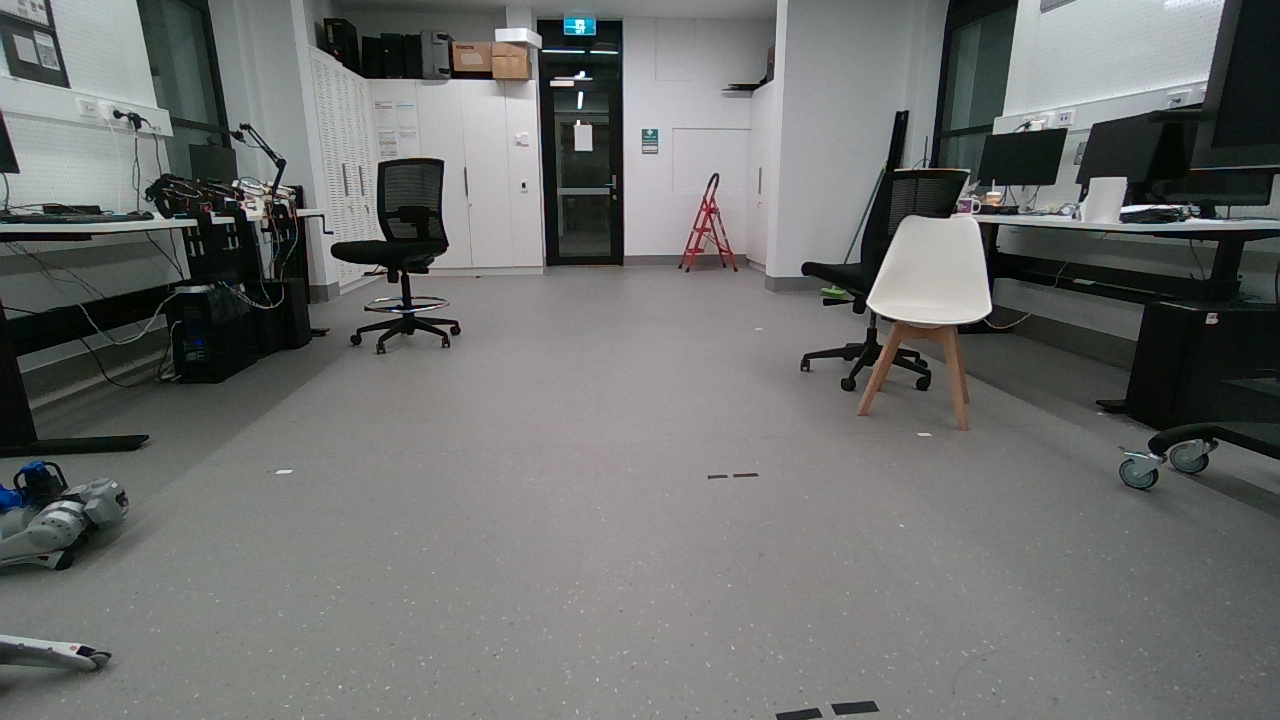
#> input picture booster-k1-vln-v1/build_combinded_grid_image/k1_front_20260917_104944.png, 1280 x 720 px; its folder holds 4 pictures in this run
$ python build_combinded_grid_image.py
#> lines starting #> are read from the running program, lines starting #| are printed output that depends on the picture; after the words box and inside, x2 and y2 are one past the last pixel; in counts of white or black regions, pixels touching at a corner belong together
### booster-k1-vln-v1/build_separate_grid_images/build_separate_grid_images.py
"""
Booster K1 - Build a grid overlay on EACH view (separate images).

Standalone component for the Booster K1 VLN pipeline. It does NOT import from
Zerui's server/client code.

Why separate images (not a stitched strip): the views are sent to the LLM as
individual images. That keeps each view at full resolution inside the model's
tile budget, avoids the ultra-wide-aspect squish of a stitched strip, and gives
a clean per-view coordinate frame. (Zerui's own server also sends the views as
separate images and only stitches for debugging.)

Input  : 3 images  -> k1_front_*, k1_left_*, k1_right_*  (1280x720)
Output : 3 images  -> grid_front.png, grid_left.png, grid_right.png
The input images are never modified; we read a copy and write new files.

No shrinking. The output keeps the input resolution (1280x720) and the grid is
drawn INSIDE that frame, so the 0-1000 coordinate system spans the whole image
exactly. That means a point the model returns maps straight back to a pixel with
    x = u / 1000 * width ,  y = v / 1000 * height
regardless of any internal resize the model does on its side (the 0-1000 grid is
resolution independent, so it stays valid for Gemini / GPT / Claude / Qwen-VL).

Coordinate system drawn on each view (0 .. COORD_MAX on BOTH axes):
    u = horizontal : 0 = left edge, 1000 = right edge
    v = vertical   : 0 = top edge,  1000 = bottom edge

Run it directly:
    python build_separate_grid_images.py
"""

from pathlib import Path
import cv2
import numpy as np

# ----------------------------- configuration -----------------------------

COORD_MAX = 1000          # LLM coordinate range on each axis (0 .. COORD_MAX)
GRID_STEP = 100           # draw a grid line every 100 coordinate units
LABEL_STEP = 200          # write a number label every 200 units (every 2nd line)
GRID_ALPHA = 0.45         # grid line opacity (0 = invisible, 1 = solid)

# Colors are BGR because we read/write with OpenCV (not RGB).
LINE_COLOR = (210, 210, 210)      # light gray grid lines
LINE_THICKNESS = 1
LABEL_TEXT_COLOR = (0, 255, 255)  # yellow coordinate labels
LABEL_BG_COLOR = (0, 0, 0)        # black box behind labels for readability
TAG_TEXT_COLOR = (255, 255, 255)  # white text on the colored view tag

# Per-view identity: a distinct, "speakable" color + a tag label.
VIEW_STYLES = {
    "front": {"color": (60, 190, 60),  "tag": "FRONT VIEW", "out": "grid_front.png"},  # green
    "left":  {"color": (40, 150, 250), "tag": "LEFT VIEW",  "out": "grid_left.png"},   # orange
    "right": {"color": (240, 130, 40), "tag": "RIGHT VIEW", "out": "grid_right.png"},  # blue
}
VIEW_ORDER = ["front", "left", "right"]

# Sizes (pixels), tuned for a ~1280-wide native view.
BORDER_THICKNESS = 8      # colored identity border, drawn inset so size is kept
TAG_PADDING = 8           # padding inside the view-name tag box

FONT = cv2.FONT_HERSHEY_SIMPLEX
LABEL_FONT_SCALE = 0.55
LABEL_THICKNESS = 1
TAG_FONT_SCALE = 0.9
TAG_THICKNESS = 2

# Output format. PNG keeps grid lines / labels perfectly crisp for the model.
OUTPUT_EXT = "png"        # "png" (lossless, best) or "jpg"
JPEG_QUALITY = 95         # only used when OUTPUT_EXT == "jpg"

HERE = Path(__file__).parent


# ------------------------------- drawing ----------------------------------

def draw_grid(image: np.ndarray) -> np.ndarray:
    """Draw a 0..COORD_MAX coordinate grid + labels on a copy of `image`.

    Output has the SAME size as the input. Grid lines are alpha-blended (so the
    scene stays visible); the numeric labels are drawn opaque for readability.
    """
    h, w = image.shape[:2]

    def u_to_x(u: int) -> int:
        return int(round(u / COORD_MAX * (w - 1)))

    def v_to_y(v: int) -> int:
        return int(round(v / COORD_MAX * (h - 1)))

    # 1) Grid lines on a separate layer, then blend with the scene.
    lines = image.copy()
    for u in range(0, COORD_MAX + 1, GRID_STEP):
        x = u_to_x(u)
        cv2.line(lines, (x, 0), (x, h - 1), LINE_COLOR, LINE_THICKNESS, cv2.LINE_AA)
    for v in range(0, COORD_MAX + 1, GRID_STEP):
        y = v_to_y(v)
        cv2.line(lines, (0, y), (w - 1, y), LINE_COLOR, LINE_THICKNESS, cv2.LINE_AA)
    out = cv2.addWeighted(lines, GRID_ALPHA, image, 1.0 - GRID_ALPHA, 0.0)

    # 2) Coordinate labels (opaque) at the coarse crossings.
    for u in range(0, COORD_MAX + 1, LABEL_STEP):
        for v in range(0, COORD_MAX + 1, LABEL_STEP):
            x, y = u_to_x(u), v_to_y(v)
            label = f"{u},{v}"
            (tw, th), _ = cv2.getTextSize(label, FONT, LABEL_FONT_SCALE, LABEL_THICKNESS)
            cx = min(max(x, tw // 2 + 3), w - tw // 2 - 3)   # keep inside frame
            cy = min(max(y, th + 3), h - 4)
            cv2.rectangle(out, (cx - tw // 2 - 2, cy - th - 3),
                          (cx + tw // 2 + 2, cy + 4), LABEL_BG_COLOR, -1)
            cv2.putText(out, label, (cx - tw // 2, cy),
                        FONT, LABEL_FONT_SCALE, LABEL_TEXT_COLOR, LABEL_THICKNESS, cv2.LINE_AA)
    return out


# [77 lines left out: functions draw_identity, add_grid_overlay, overlay_views, find_latest_view, save_image, main, not called in this run]


# [2 lines that do not run on import are left out]

### booster-k1-vln-v1/build_combinded_grid_image/build_combinded_grid_image.py
"""
Combined grid image (human / debug view).

Stitches the 3 views into one wide image with a colored header per view and
white gutters between them (the v1 look). This is a DEBUG artifact saved into
each checkpoint folder; the LLM is still shown the 3 views SEPARATELY.

Separation of concerns:
  * The grid drawing and the per-view colors/labels come from the grid step
    (build_separate_grid_images). This file does NOT re-implement the grid.
  * This file only adds the colored header bands + white gutters and stitches.

Imported (in the pipeline):
    from build_combinded_grid_image.build_combinded_grid_image import combine_views
    combined = combine_views(views)      # views = {name: raw BGR image}

Standalone (independent test):
    python build_combinded_grid_image.py   # reads the sample images here, saves the combined image
"""

import sys
from pathlib import Path

import cv2
import numpy as np

# Reuse the grid step (sibling folder) for grid drawing + view colors/labels.
_ROOT = Path(__file__).resolve().parent.parent
if str(_ROOT) not in sys.path:
    sys.path.insert(0, str(_ROOT))

from build_separate_grid_images.build_separate_grid_images import draw_grid, VIEW_STYLES

# Layout (v1 look): colored header band per panel + white gutters.
HEADER_TEXT_COLOR = (255, 255, 255)   # white text on the colored header
CANVAS_BG = (255, 255, 255)           # white gutters / background
BORDER = 8                            # colored frame thickness (l/r/bottom)
HEADER_H = 60                         # header band height (top of each panel)
GUTTER = 44                           # white space between and around panels

FONT = cv2.FONT_HERSHEY_SIMPLEX
HEADER_FONT_SCALE = 1.1

VIEW_ORDER = ["front", "left", "right"]

HERE = Path(__file__).parent


def frame_panel(image: np.ndarray, style: dict) -> np.ndarray:
    """Wrap a gridded view in its colored frame with a header bar."""
    color = style["color"]
    label = style["tag"]

    framed = cv2.copyMakeBorder(image, HEADER_H, BORDER, BORDER, BORDER,
                                cv2.BORDER_CONSTANT, value=color)
    (tw, th), _ = cv2.getTextSize(label, FONT, HEADER_FONT_SCALE, 2)
    tx = max((framed.shape[1] - tw) // 2, 10)
    ty = (HEADER_H + th) // 2
    cv2.putText(framed, label, (tx, ty), FONT, HEADER_FONT_SCALE,
                HEADER_TEXT_COLOR, 2, cv2.LINE_AA)
    return framed


def combine_panels(panels: list) -> np.ndarray:
    """Place framed panels on a white canvas with even gutters between them."""
    padded = [
        cv2.copyMakeBorder(p, GUTTER, GUTTER, GUTTER // 2, GUTTER // 2,
                           cv2.BORDER_CONSTANT, value=CANVAS_BG)
        for p in panels
    ]
    strip = np.hstack(padded)
    return cv2.copyMakeBorder(strip, 0, 0, GUTTER // 2, GUTTER // 2,
                              cv2.BORDER_CONSTANT, value=CANVAS_BG)


def combine_views(views: dict) -> np.ndarray:
    """Build the combined debug image from {name: raw BGR image}.

    Draws the grid on each view (reusing the grid step), frames each with its
    colored header, and stitches them side by side with gutters.
    """
    panels = [frame_panel(draw_grid(views[name]), VIEW_STYLES[name]) for name in VIEW_ORDER]
    return combine_panels(panels)


if __name__ == "__main__":
    # Independent test: read the sample views in this folder, save the combined image.
    sample_views = {}
    for view in VIEW_ORDER:
        matches = sorted(HERE.glob(f"k1_{view}_*.png"))
        if not matches:
            raise FileNotFoundError(f"No sample image for '{view}' in {HERE}")
        sample_views[view] = cv2.imread(str(matches[-1]))

    combined = combine_views(sample_views)
#> in draw_grid, lines is the input picture: shape (720, 1280, 3); mean B, G, R 109.7, 111.2, 109.6
#> after the loop in draw_grid, `for u in range(0, COORD_MAX + 1, GRID_STEP):`: lines: shape (720, 1280, 3); 2.42% of pixels changed, all inside (x1, y1, x2, y2) = (0, 0, 1280, 720)
#> after the loop in draw_grid, `for v in range(0, COORD_MAX + 1, GRID_STEP):`: lines: shape (720, 1280, 3); mean B, G, R 112.7, 114.3, 112.7
#> after the loop in draw_grid, `for u in range(0, COORD_MAX + 1, LABEL_STEP):`: out: shape (720, 1280, 3); mean B, G, R 104.8, 108.5, 107
#> in frame_panel, `color = style["color"]`: color = (60, 190, 60)
#> in frame_panel, `label = style["tag"]`: label = 'FRONT VIEW'
#> in frame_panel, `(tw, th), _ = cv2.getTextSize(label, FONT, HEADER_FONT_SCALE, 2)`: tw = 204; th = 24
#> in frame_panel, `tx = max((framed.shape[1] - tw) // 2, 10)`: tx = 546
#> in frame_panel, `ty = (HEADER_H + th) // 2`: ty = 42
#> in frame_panel, `cv2.putText(framed, label, (tx, ty), FONT, HEADER_FONT_SCALE, HEADER_T..`: framed: shape (788, 1296, 3); mean B, G, R 100.7, 116.6, 102.8
#> the loop in draw_grid (call 2), `for u in range(0, COORD_MAX + 1, GRID_STEP):` made 11 passes
#> x on passes 1 to 11: 0, 128, 256, 384, 512, 640, 767, 895, 1023, 1151, 1279
#> after the loop in draw_grid (call 2), `for u in range(0, COORD_MAX + 1, GRID_STEP):`: lines: shape (720, 1280, 3); mean B, G, R 110.5, 111.8, 110.1
#> the loop in draw_grid (call 2), `for v in range(0, COORD_MAX + 1, GRID_STEP):` made 11 passes
#> y on passes 1 to 11: 0, 72, 144, 216, 288, 360, 431, 503, 575, 647, 719
#> after the loop in draw_grid (call 2), `for v in range(0, COORD_MAX + 1, GRID_STEP):`: lines: shape (720, 1280, 3); mean B, G, R 112.5, 113.8, 112
#> after the loop in draw_grid (call 2), `for u in range(0, COORD_MAX + 1, LABEL_STEP):`:
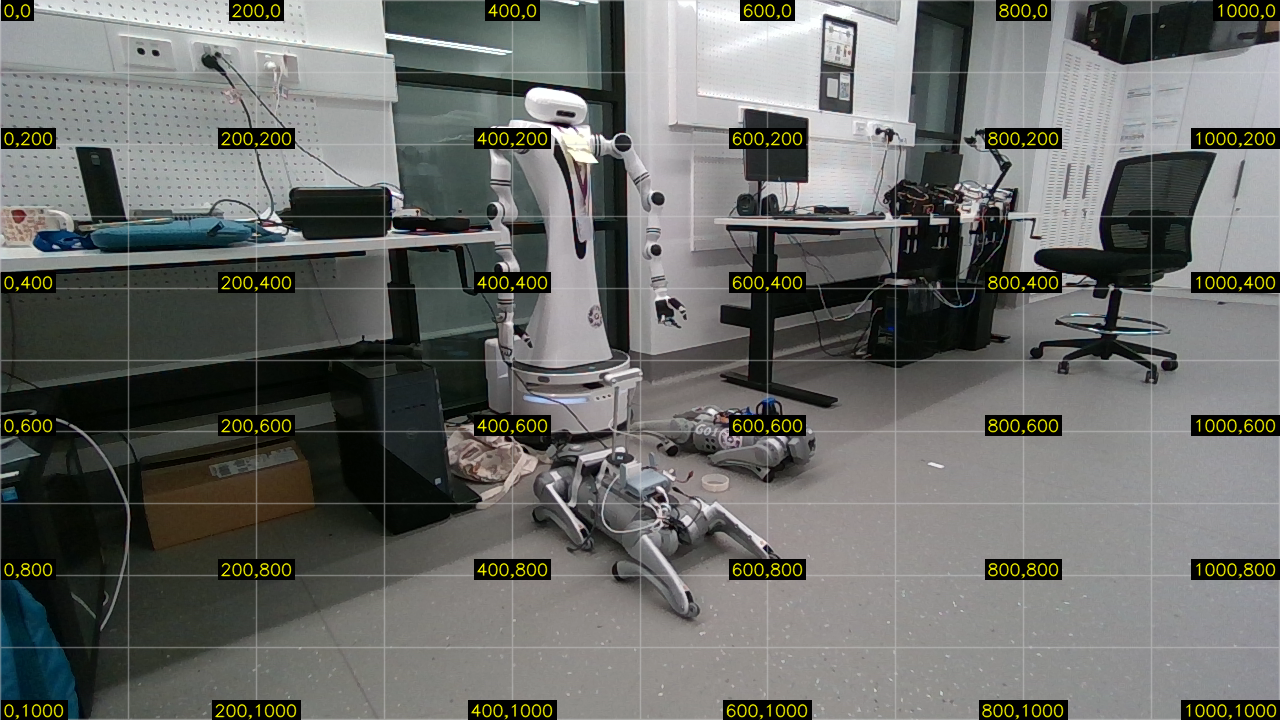
#> out: shape (720, 1280, 3); mean B, G, R 103.5, 107.1, 105.5
#> in frame_panel (call 2), `color = style["color"]`: color = (40, 150, 250)
#> in frame_panel (call 2), `label = style["tag"]`: label = 'LEFT VIEW'
#> in frame_panel (call 2), `(tw, th), _ = cv2.getTextSize(label, FONT, HEADER_FONT_SCALE, 2)`: tw = 172
#> in frame_panel (call 2), `tx = max((framed.shape[1] - tw) // 2, 10)`: tx = 562
#> in frame_panel (call 2), `cv2.putText(framed, label, (tx, ty), FONT, HEADER_FONT_SCALE, HEADER_T..`:
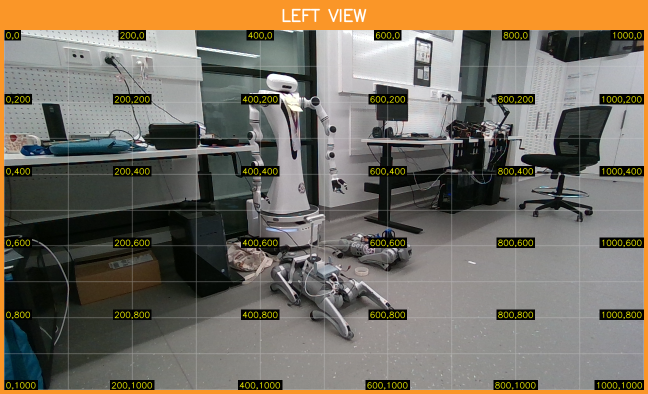
#> framed: shape (788, 1296, 3) (shown at 1/2 size); mean B, G, R 97.6, 111.4, 119.6
#> the loop in draw_grid (call 3), `for u in range(0, COORD_MAX + 1, GRID_STEP):` made 11 passes
#> after the loop in draw_grid (call 3), `for u in range(0, COORD_MAX + 1, GRID_STEP):`:
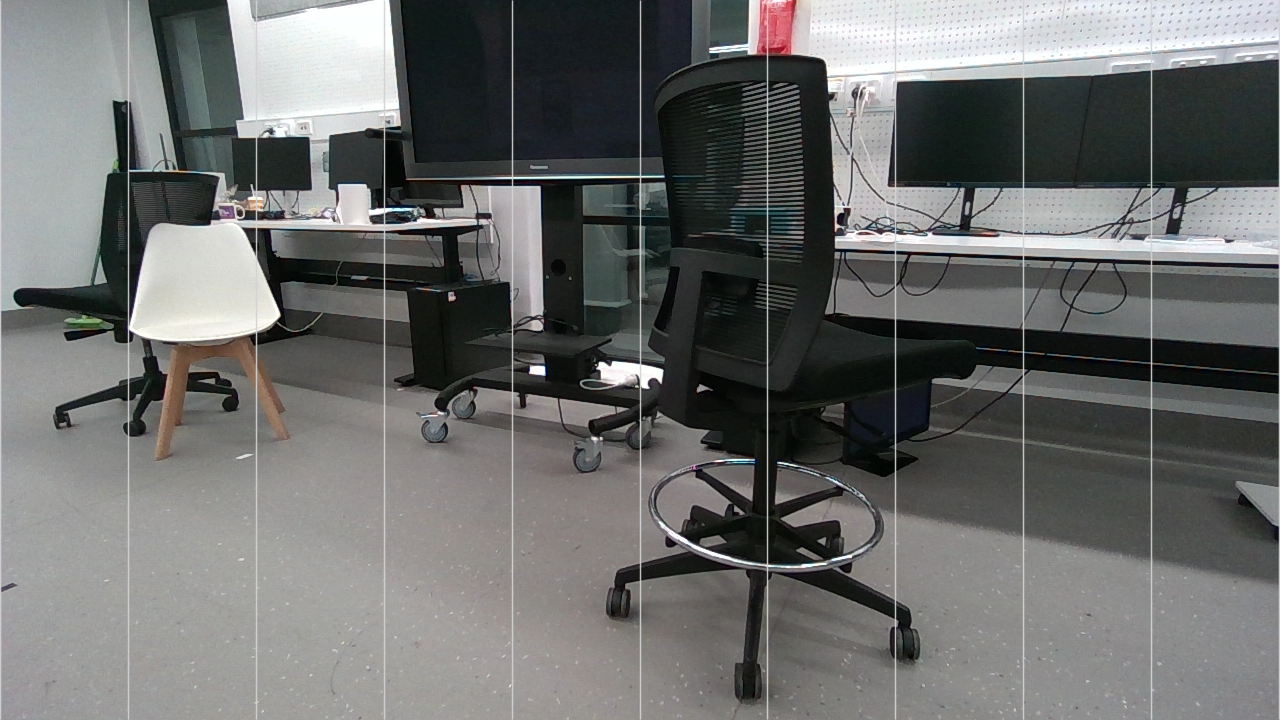
#> lines: shape (720, 1280, 3); mean B, G, R 108.5, 109.6, 108.4
#> the loop in draw_grid (call 3), `for v in range(0, COORD_MAX + 1, GRID_STEP):` made 11 passes
#> after the loop in draw_grid (call 3), `for u in range(0, COORD_MAX + 1, LABEL_STEP):`:
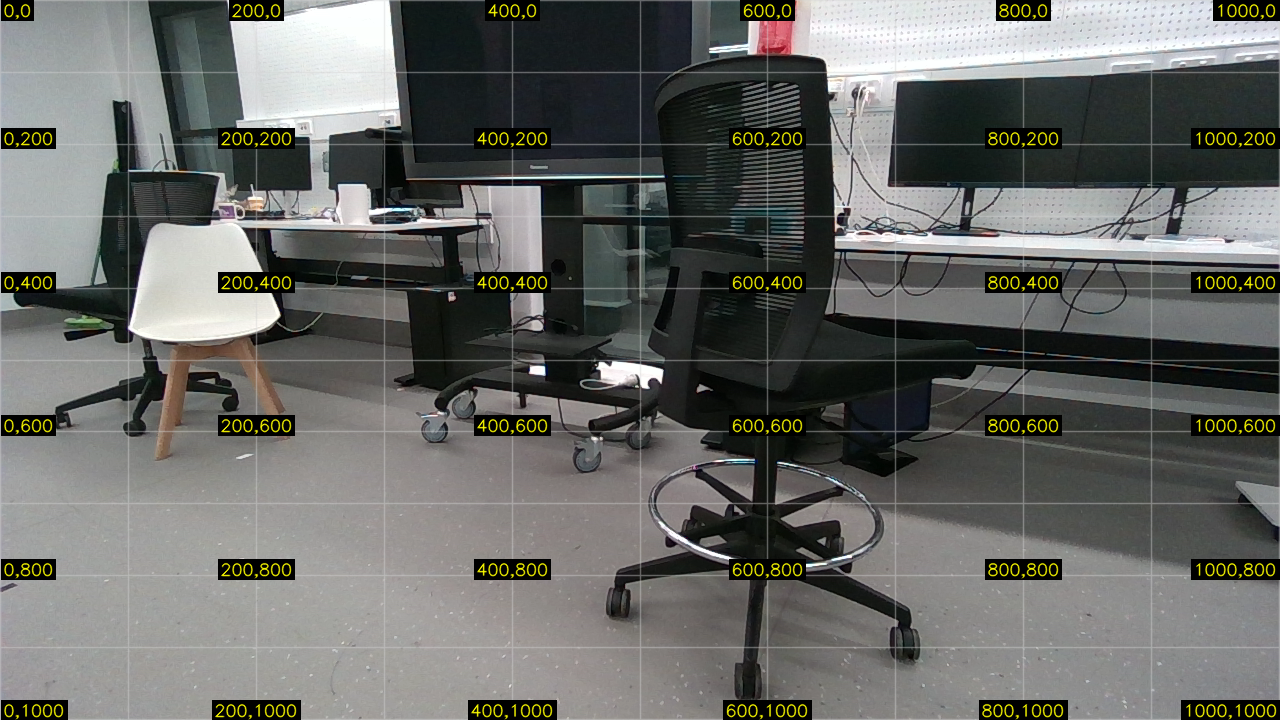
#> out: shape (720, 1280, 3); mean B, G, R 102, 105.3, 104.2
#> in frame_panel (call 3), `color = style["color"]`: color = (240, 130, 40)
#> in frame_panel (call 3), `label = style["tag"]`: label = 'RIGHT VIEW'
#> in frame_panel (call 3), `(tw, th), _ = cv2.getTextSize(label, FONT, HEADER_FONT_SCALE, 2)`: tw = 192
#> in frame_panel (call 3), `tx = max((framed.shape[1] - tw) // 2, 10)`: tx = 552
#> in frame_panel (call 3), `cv2.putText(framed, label, (tx, ty), FONT, HEADER_FONT_SCALE, HEADER_T..`:
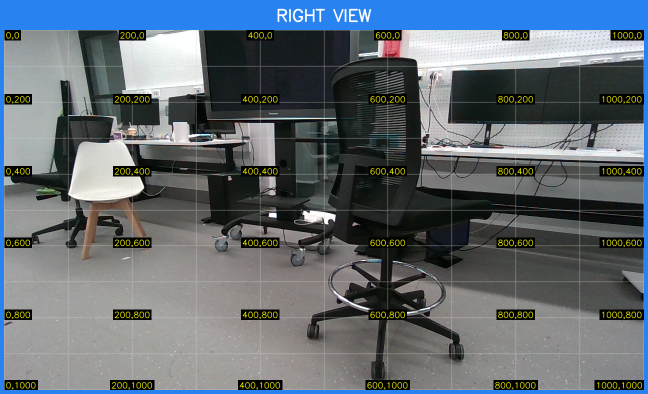
#> framed: shape (788, 1296, 3) (shown at 1/2 size); mean B, G, R 115.5, 107.9, 98.3
#> in combine_views, `panels = [frame_panel(draw_grid(views[name]), VIEW_STYLES[name]) for n..`: panels = 3 items
#> in combine_panels, `return cv2.copyMakeBorder(strip, 0, 0, GUTTER // 2, GUTTER // 2, cv2.B..`:
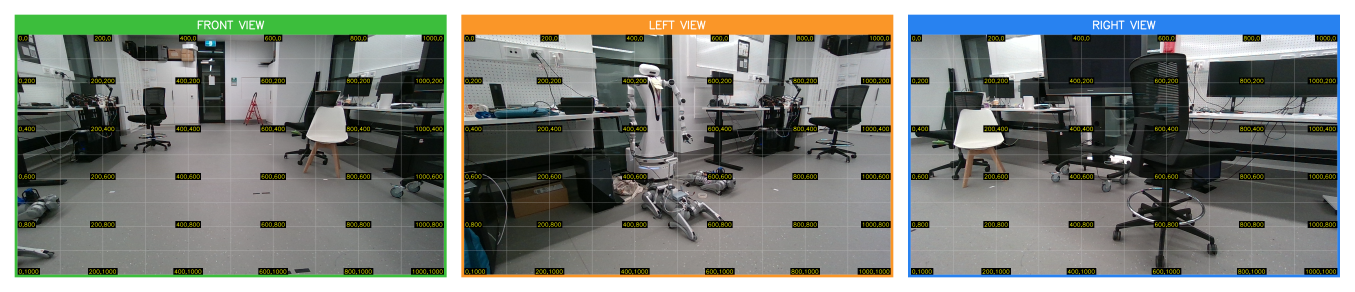
#> returned value: shape (876, 4064, 3) (shown at 1/3 size); mean of channels 0, 1, 2 125.6, 131.9, 127.5; drawn as B, G, R
    out_path = HERE / "k1_combined_grid.png"
    cv2.imwrite(str(out_path), combined)
    print(f"saved {out_path}  ({combined.shape[1]}x{combined.shape[0]})")
#| saved booster-k1-vln-v1/build_combinded_grid_image/k1_combined_grid.png  (4064x876)
